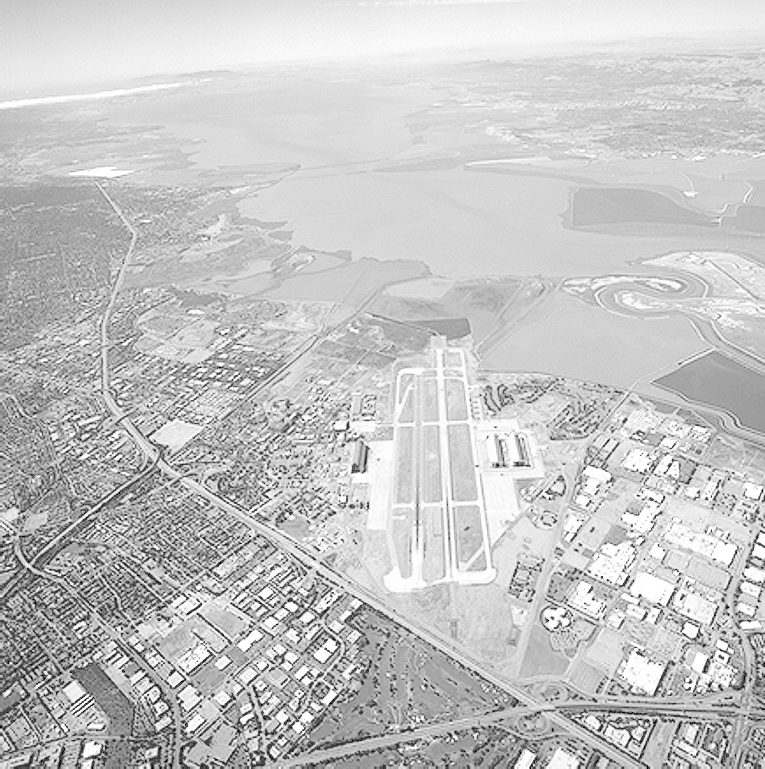
#> input picture resources/runway.png, 765 x 769 px, found by its file name
$ python 01.py
#> lines starting #> are read from the running program, lines starting #| are printed output that depends on the picture
import cv2 as cv
import numpy as np
import matplotlib.pyplot as plt

BIT_DEPTH = 255

def get_gamma_corrected_image(image: np.ndarray, gamma: float) -> np.ndarray:
    table = np.array([(i/BIT_DEPTH)**gamma*BIT_DEPTH for i in np.arange(0, BIT_DEPTH+1)]).astype(np.uint8)
    return cv.LUT(image, table)

def get_contrast_stretched_image(image: np.ndarray, normalized_low_point: float, normalized_high_point: float) -> np.ndarray:
    # Assumed truncation is preferred over rounding
    low_point = int(BIT_DEPTH * normalized_low_point)   # input axis
    high_point = int(BIT_DEPTH * normalized_high_point) # input axis

    t1 = np.linspace(0, 0, low_point - 0)   # points < low_point; linspace is end inclusive
    t2 = np.linspace(0, BIT_DEPTH, high_point - low_point + 1)    # low_point <= points <= high_point
    t3 = np.linspace(BIT_DEPTH, BIT_DEPTH, BIT_DEPTH - high_point)    # points > high_point

    table = np.concat((t1, t2, t3), axis=0).astype('uint8')
    return cv.LUT(image, table)

def main():
    im = cv.imread('resources/runway.png', cv.IMREAD_GRAYSCALE)
#> im is the input picture: shape (769, 765); min 0, max 255, mean 197.1
    assert im is not None, "Image not found!"

    fig, ((ax1, ax2), (ax3, ax4)) = plt.subplots(2, 2, figsize=(16, 6))
    ax1.imshow(im, cmap='gray')
    ax1.set_title('Original Grayscale Image')
    ax1.axis('off')

    im_gamma_0_5 = get_gamma_corrected_image(im, 0.5)
#> in get_gamma_corrected_image, `return cv.LUT(image, table)`:
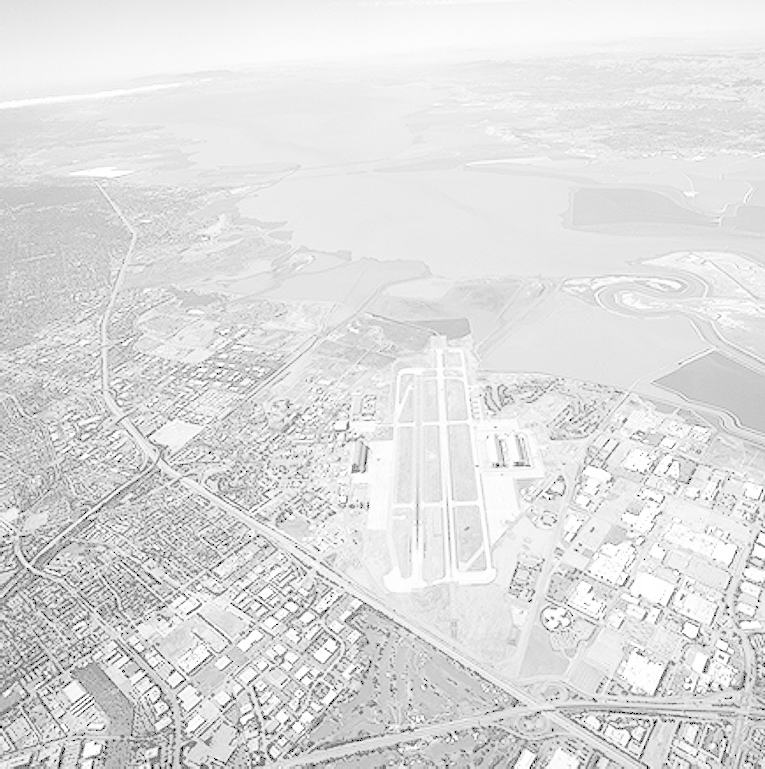
#> returned value: shape (769, 765); min 0, max 255, mean 222
    ax2.imshow(im_gamma_0_5, cmap='gray')
    ax2.set_title('Gamma Corrected (Gamma = 0.5)')
    ax2.axis('off')

    im_gamma_2 = get_gamma_corrected_image(im, 2)
#> call 2 of get_gamma_corrected_image, with gamma = 2
#> in get_gamma_corrected_image (call 2), `return cv.LUT(image, table)`:
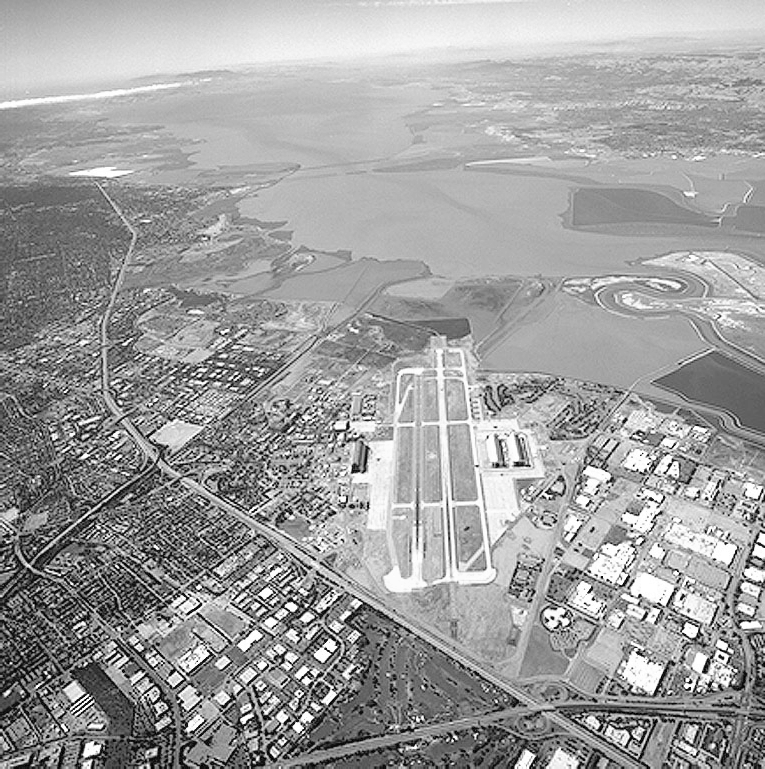
#> returned value: shape (769, 765); min 0, max 255, mean 158.5
    ax3.imshow(im_gamma_2, cmap='gray')
    ax3.set_title('Gamma Corrected (Gamma = 2)')
    ax3.axis('off')

    im_contrast_stretched = get_contrast_stretched_image(im, 0.2, 0.8)
#> in get_contrast_stretched_image, `return cv.LUT(image, table)`:
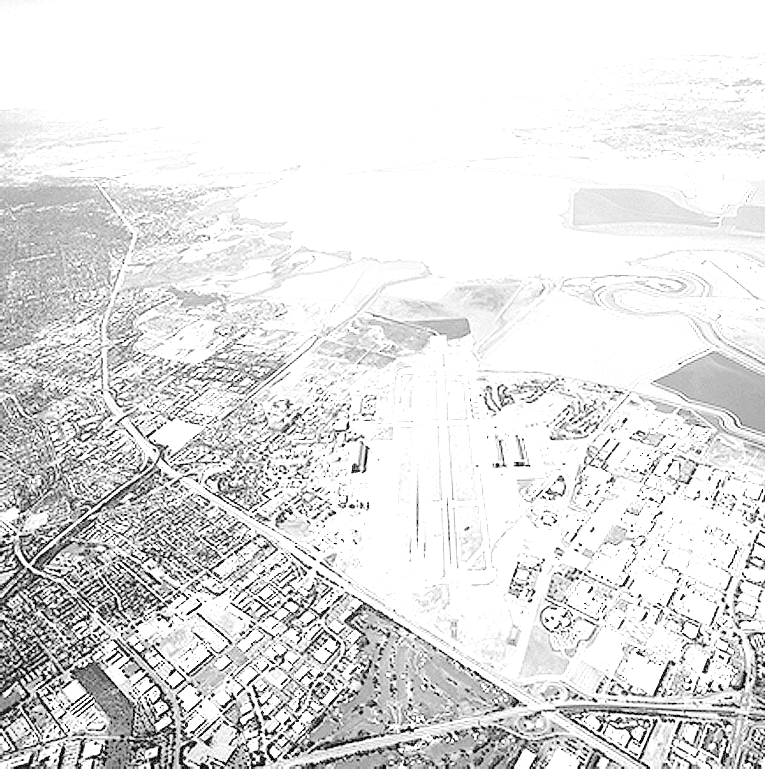
#> returned value: shape (769, 765); min 0, max 255, mean 225.2
    ax4.imshow(im_contrast_stretched, cmap='gray')
    ax4.set_title('Constrast Stretched (r1=0.2, r2=0.8)')
    ax4.axis('off')

    plt.tight_layout()
    plt.show()
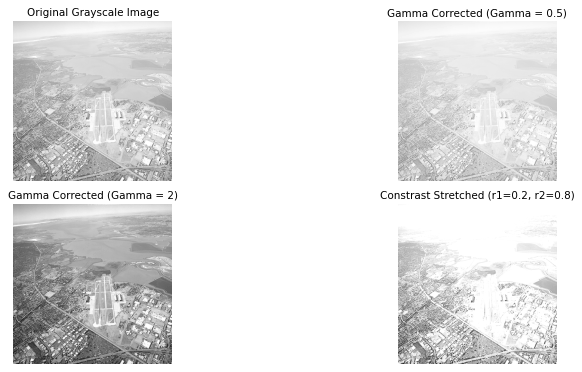
#> figure drawn by matplotlib, 4 panels

main()

$ run again, with resources/cat.png copied over resources/runway.png
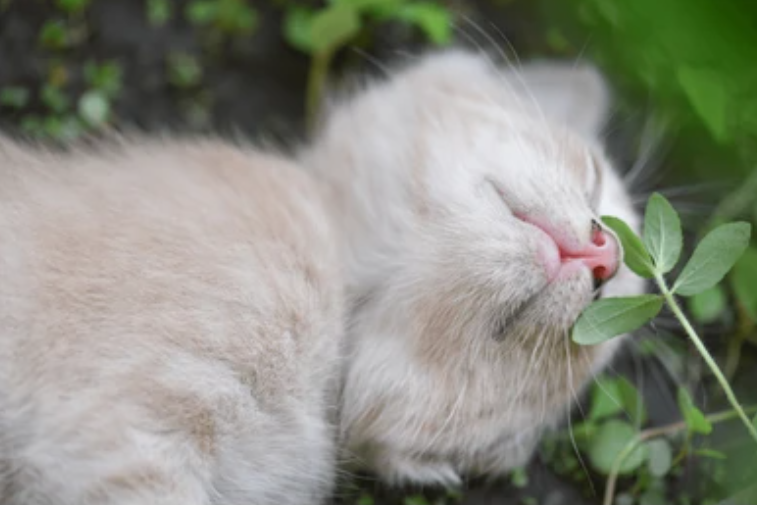
#> input picture resources/cat.png, 757 x 505 px, found by its file name
#> in get_gamma_corrected_image (call 2), `return cv.LUT(image, table)`:
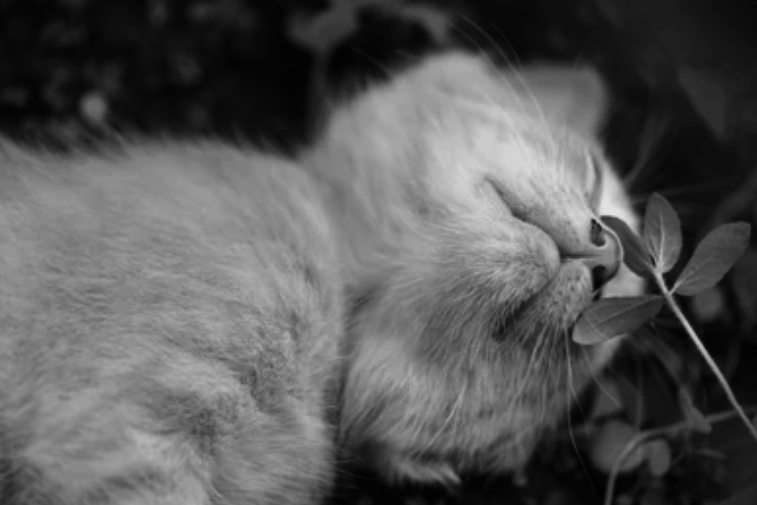
#> returned value: shape (505, 757); min 1, max 227, mean 87.4
#> in get_contrast_stretched_image, `return cv.LUT(image, table)`:
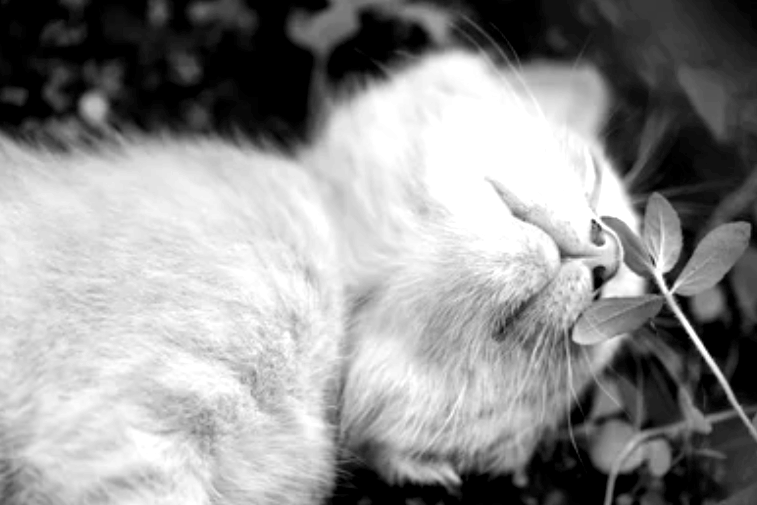
#> returned value: shape (505, 757); min 0, max 255, mean 145.3
